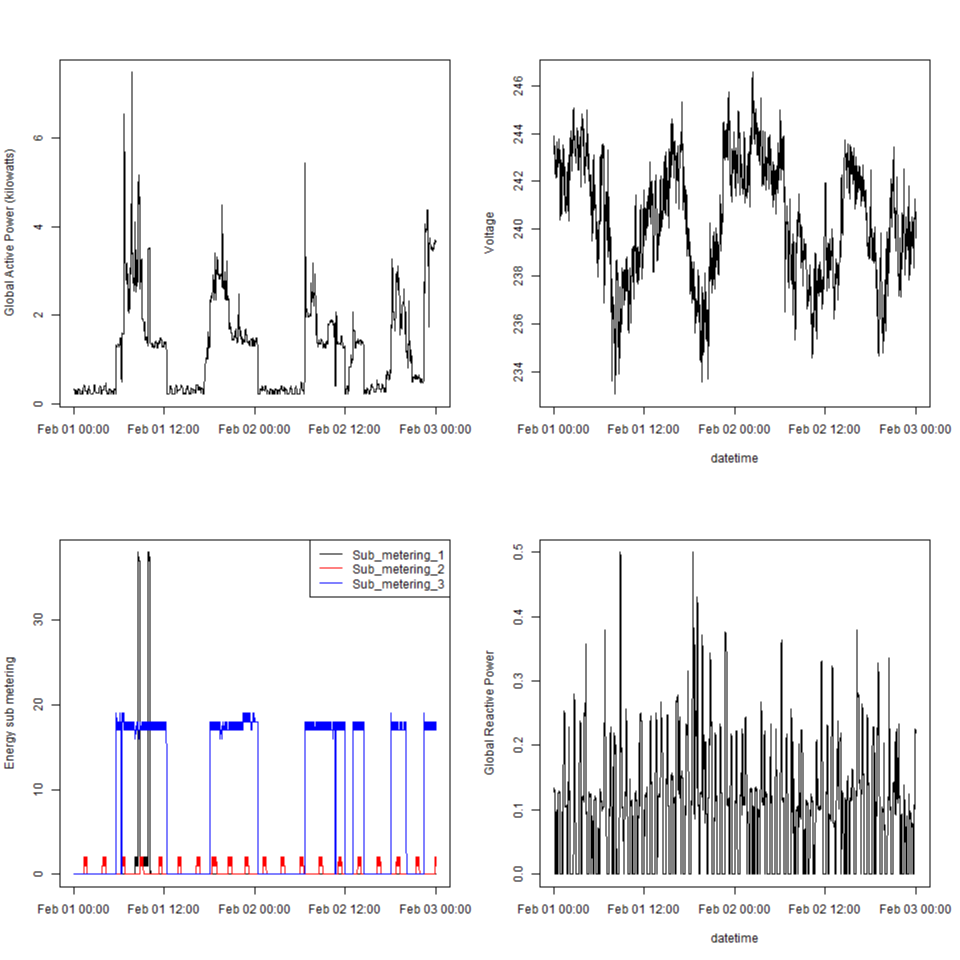

The script that saved this image:
# Install required packages if not installed
if (!require("png")) install.packages("png", dependencies = TRUE)
if (!require("grid")) install.packages("grid", dependencies = TRUE)
if (!require("gridExtra")) install.packages("gridExtra", dependencies = TRUE)

# Load the libraries
library(png)
library(grid)
library(gridExtra)

# Read each plot image into a rasterGrob object
plot1 <- rasterGrob(readPNG("plot11.png"), interpolate = TRUE)
plot2 <- rasterGrob(readPNG("plot22.png"), interpolate = TRUE)
plot3 <- rasterGrob(readPNG("plot33.png"), interpolate = TRUE)
plot4 <- rasterGrob(readPNG("plot44.png"), interpolate = TRUE)

# Create a new PNG file for the combined plot
png("plot4334.png", width = 960, height = 960)

# Arrange the plots in a 2x2 grid
grid.arrange(plot1, plot2, plot3, plot4, ncol = 2)

# Close the graphics device
dev.off()
